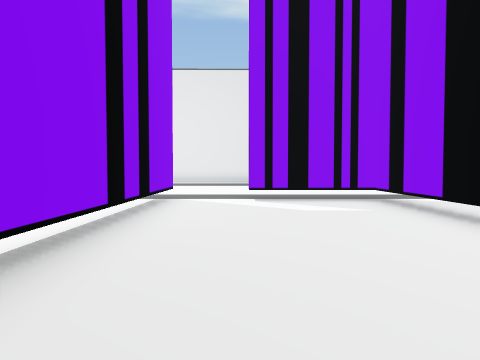
[1] (above)

24 first-person views from a walk through a Unity game level. The camera is 0.72 m above the floor, tilts 2° down and sees 75° across. The floor is counted in squares, 1 m on a side. Each view is taken from the middle of a square. On the plan, view 1 faces up. The plan holds only what a view shows up to about 10 squares ahead; the rest is blank. The place goes on beyond the plan. The player is left out. Some surface patterns are stand-ins.

[2]
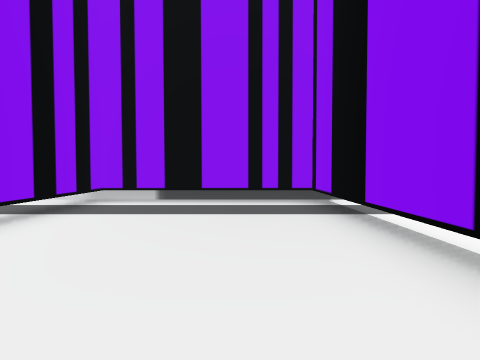

[3]
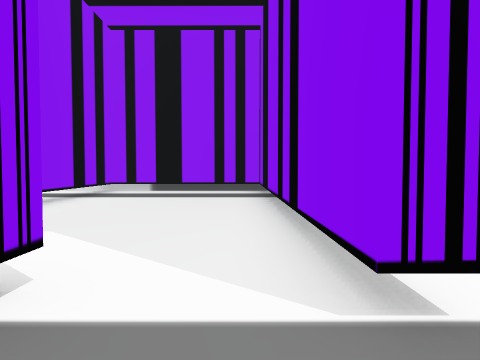

[4]
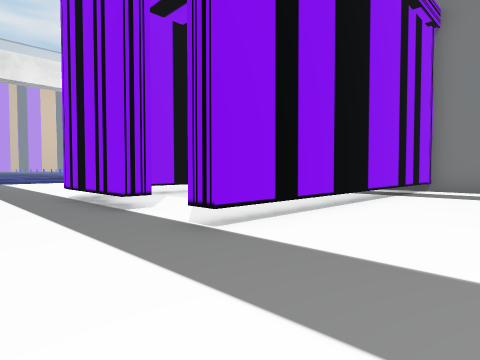

[5]
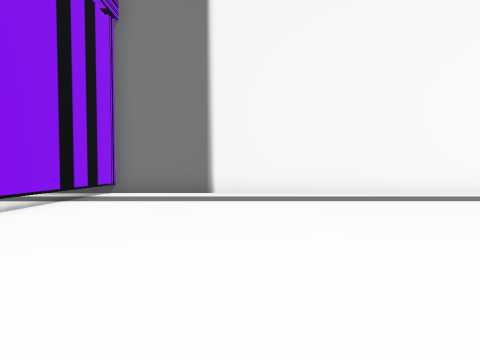

[6]
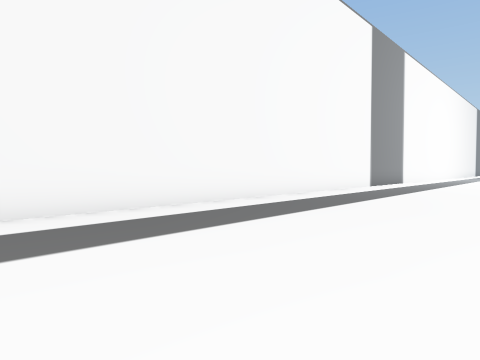

[7]
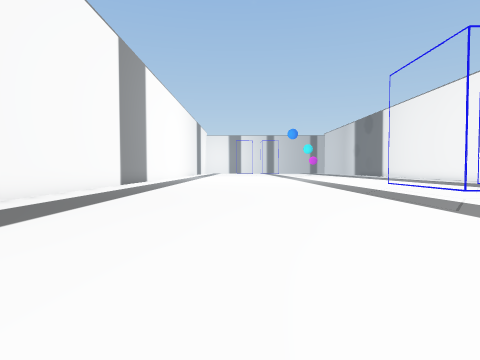

[8]
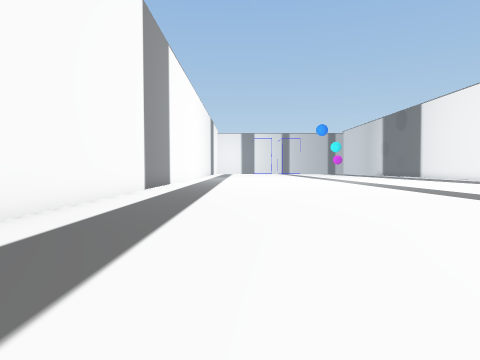

[9]
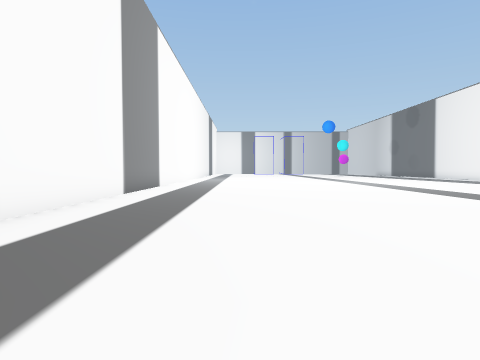

[10]
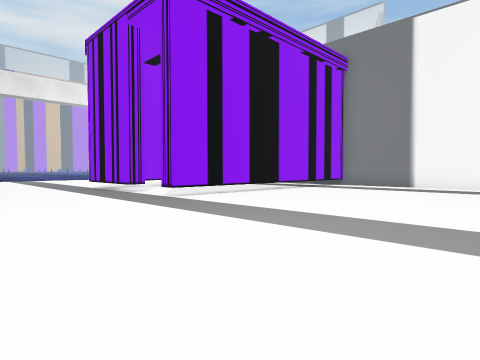

[11]
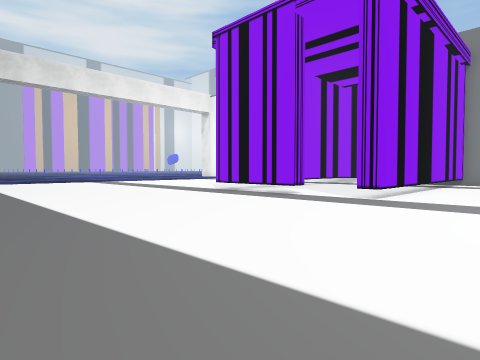

[12]
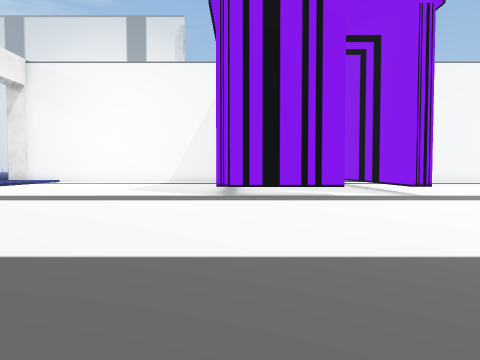

[13]
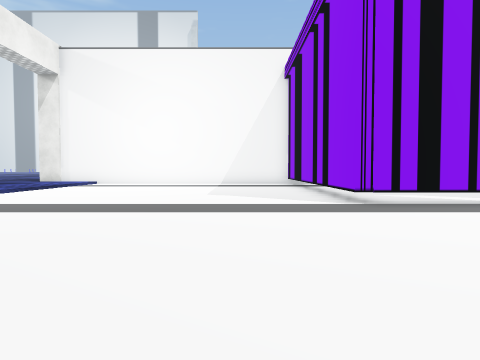

[14]
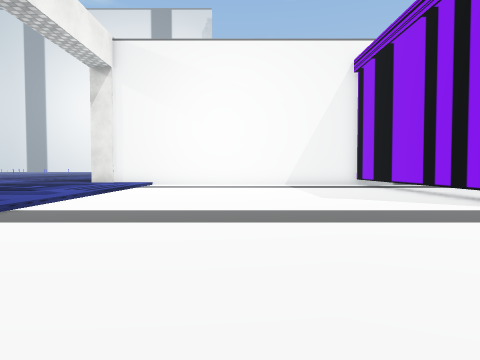

[15]
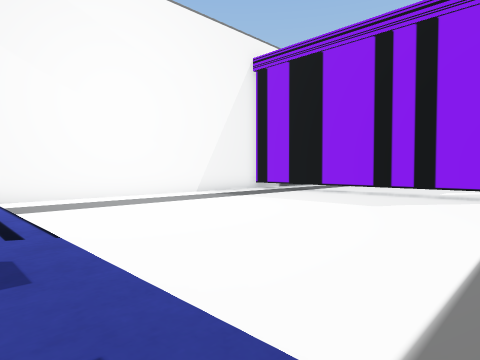

[16]
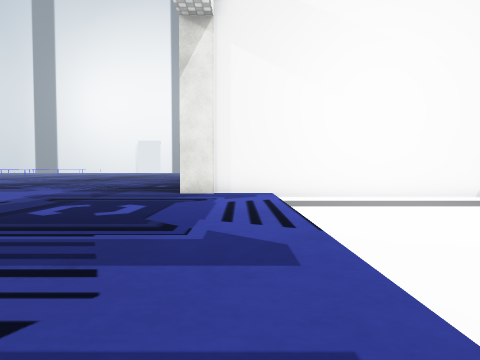

[17]
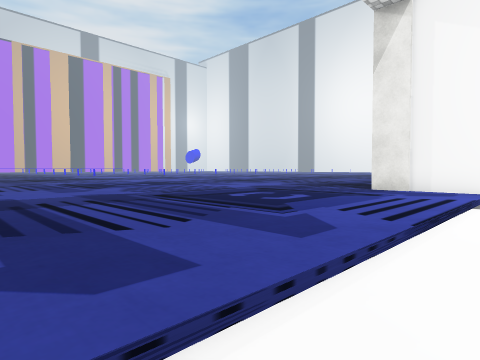

[18]
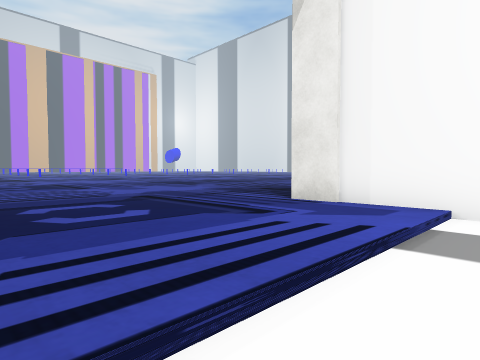

[19]
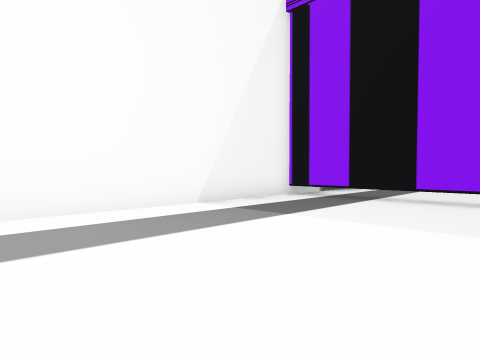

[20]
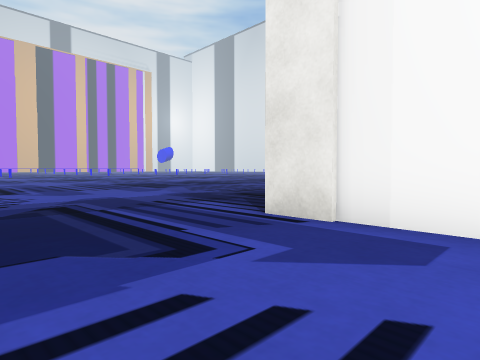

[21]
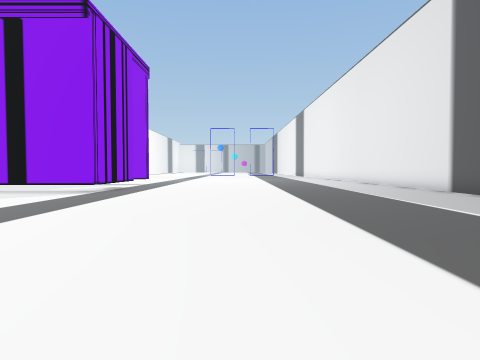

[22]
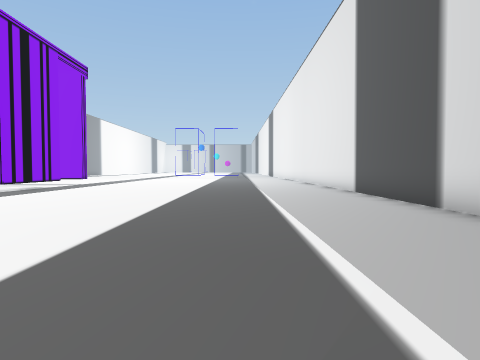

[23]
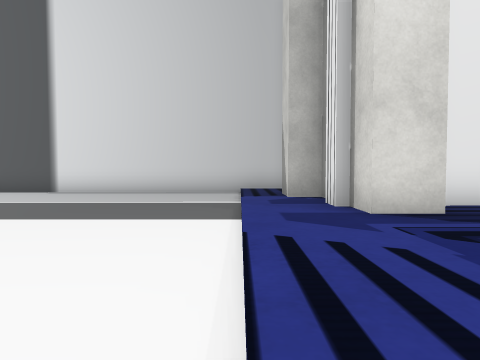

[24]
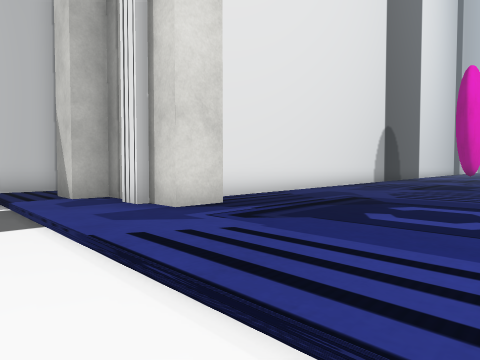

### Floor plan
Key: @ floor where view 1 was taken; # wall or solid block; . main floor; : floor 0.1 m higher than the main floor; / step, stairs or slope; O other object.
Columns run from 21 left of view 1 to 24 right of it. Each row starts with its distance up from view 1.
 19                         #############
 18                         ........../:
 17                         ........../#
 16                         ........../##
 15                 .....  .........../:#  ####
 14                 ................../:####:::
 13                 ................../:::::::::
 12             ....................../::::::::::
 11             ....................../::::::::::
 10       ##    ....................../:::::::::
  9 .... .....  ....................../:::
  8 ........... ....................../:::
  7 ...................O.OOOO........./:::::::::
  6 ...................O....O........./::::::::::
  5 ...................O....O........./::::::::::
  4 ...................O....O........./:::::::::
  3 ...................O....O........./:::::::::
  2 ...................O....O........./::::::::::
  1 ...................O....O........./::::::::::
  0 ...................O.@..O........./:::::::::::
 -1 ...................OOOOOO........./:::::::::::
 -2 ###################      O###########::::::::
 -3                                       ::::::
 -4                                        ::::
 -5                                         ::

Positions as (right, up) in squares from view 1, and headings:
1: (0, 0), facing up
2: (0, 6), facing down
3: (-1, 9), facing down
4: (-5, 10), facing down-right
5: (-6, 8), facing down
6: (-7, 4), facing down-left
7: (-6, 4), facing left
8: (-9, 2), facing left
9: (-11, 2), facing left
10: (-9, 12), facing down-right
11: (-5, 15), facing down-right
12: (3, 16), facing down
13: (6, 14), facing down
14: (9, 13), facing down
15: (14, 8), facing down-left
16: (14, 8), facing down
17: (12, 8), facing down-right
18: (12, 4), facing down-right
19: (11, 4), facing down-left
20: (13, 2), facing down-right
21: (13, 12), facing left
22: (13, 15), facing left
23: (13, 9), facing up
24: (12, 9), facing up-right
